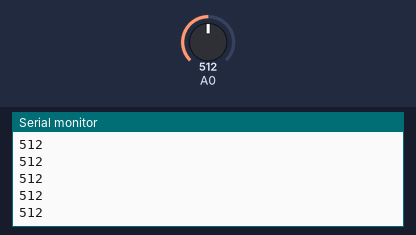
The sketch below on a simulated Arduino Uno, built with avr-gcc and run on an emulated ATmega328P. Parts: the last lines printed to the serial monitor. Inputs (shaded band) come from the test bench; at power-on: A0 = 512.

Above: at 1.2 s.
1.3 s: A0 set to 716
At 1.32 s:
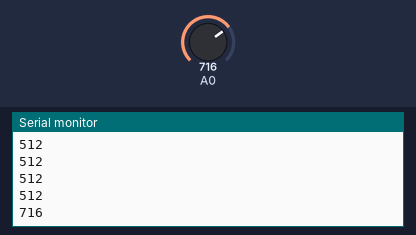
2.8 s: A0 set to 900
At 2.83 s:
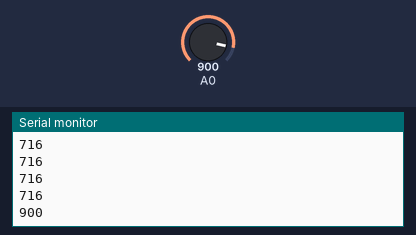
Timing chart, 0 to 5.8 s (numbered marks = the images above; inputs shaded):
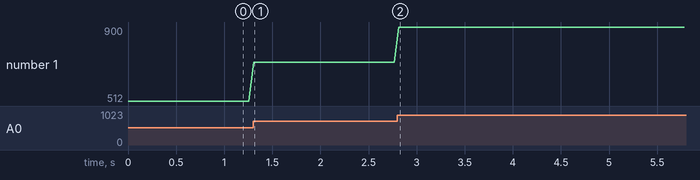

Measured:
- after the input at 1.3 s, the serial monitor: prints a new line at once (image 1)
- after the input at 2.8 s, the serial monitor: prints a new line at once (image 2)
- plotted number 1: 512 → 716 after the input at 1.3 s, 716 → 900 after the input at 2.8 s

The sketch:

task1_1_2.ino
```cpp
//EE25B089 M Nharen

void setup()
{
    pinMode(A0,INPUT);
  	Serial.begin(9600);
}

void loop()
{
  	int LDR_Reading = analogRead(A0);
  	Serial.println(LDR_Reading);
  	delay(50);
}
 
```
